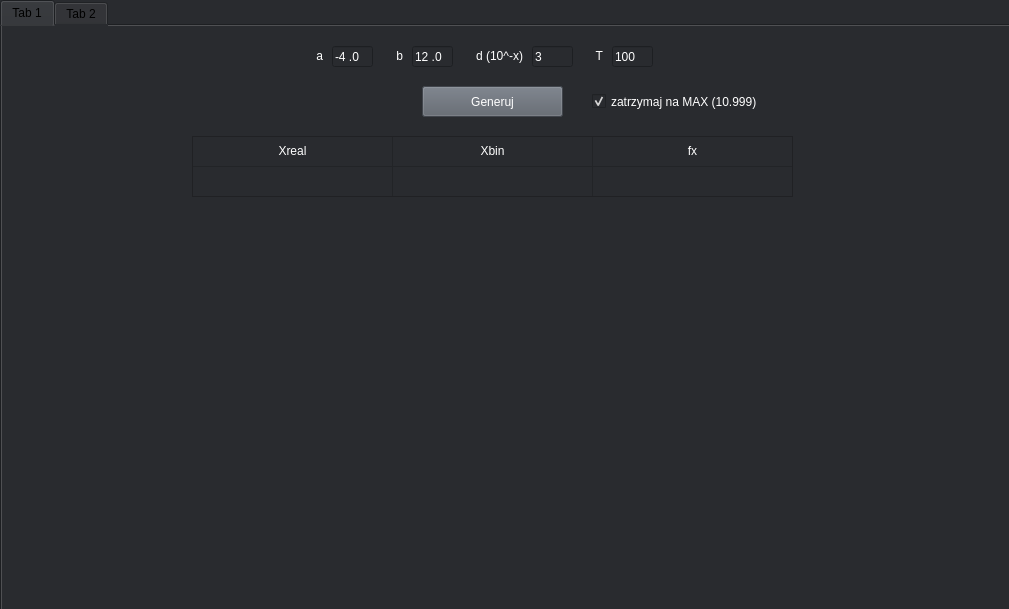
<?xml version="1.0" encoding="UTF-8"?>
<ui version="4.0">
 <class>MainWindow</class>
 <widget class="QMainWindow" name="MainWindow">
  <property name="windowModality">
   <enum>Qt::NonModal</enum>
  </property>
  <property name="geometry">
   <rect>
    <x>0</x>
    <y>0</y>
    <width>1009</width>
    <height>609</height>
   </rect>
  </property>
  <property name="maximumSize">
   <size>
    <width>1009</width>
    <height>609</height>
   </size>
  </property>
  <property name="windowTitle">
   <string>GeoAlgorithm</string>
  </property>
  <property name="windowOpacity">
   <double>0.950000000000000</double>
  </property>
  <property name="toolTip">
   <string/>
  </property>
  <property name="autoFillBackground">
   <bool>false</bool>
  </property>
  <property name="styleSheet">
   <string notr="true">background-color: rgb(41, 43, 47);</string>
  </property>
  <property name="iconSize">
   <size>
    <width>0</width>
    <height>0</height>
   </size>
  </property>
  <property name="tabShape">
   <enum>QTabWidget::Triangular</enum>
  </property>
  <widget class="QWidget" name="centralwidget">
   <widget class="QTabWidget" name="tabWidget">
    <property name="geometry">
     <rect>
      <x>0</x>
      <y>0</y>
      <width>1011</width>
      <height>611</height>
     </rect>
    </property>
    <property name="currentIndex">
     <number>0</number>
    </property>
    <widget class="QWidget" name="tab">
     <attribute name="title">
      <string>Tab 1</string>
     </attribute>
     <widget class="QPushButton" name="button_start">
      <property name="geometry">
       <rect>
        <x>420</x>
        <y>60</y>
        <width>141</width>
        <height>31</height>
       </rect>
      </property>
      <property name="sizePolicy">
       <sizepolicy hsizetype="Minimum" vsizetype="Fixed">
        <horstretch>0</horstretch>
        <verstretch>0</verstretch>
       </sizepolicy>
      </property>
      <property name="minimumSize">
       <size>
        <width>0</width>
        <height>30</height>
       </size>
      </property>
      <property name="baseSize">
       <size>
        <width>0</width>
        <height>0</height>
       </size>
      </property>
      <property name="cursor">
       <cursorShape>PointingHandCursor</cursorShape>
      </property>
      <property name="layoutDirection">
       <enum>Qt::RightToLeft</enum>
      </property>
      <property name="styleSheet">
       <string notr="true">background-color: rgb(91, 97, 106);
color: white;</string>
      </property>
      <property name="text">
       <string>Generuj</string>
      </property>
     </widget>
     <widget class="QLineEdit" name="input_a">
      <property name="geometry">
       <rect>
        <x>330</x>
        <y>20</y>
        <width>41</width>
        <height>21</height>
       </rect>
      </property>
      <property name="styleSheet">
       <string notr="true">color: rgb(255, 255, 255)</string>
      </property>
      <property name="inputMask">
       <string>#99.9</string>
      </property>
      <property name="text">
       <string>-4.0</string>
      </property>
     </widget>
     <widget class="QLineEdit" name="input_d">
      <property name="geometry">
       <rect>
        <x>530</x>
        <y>20</y>
        <width>41</width>
        <height>21</height>
       </rect>
      </property>
      <property name="styleSheet">
       <string notr="true">;color: rgb(255, 255, 255);</string>
      </property>
      <property name="inputMask">
       <string>9</string>
      </property>
      <property name="text">
       <string>3</string>
      </property>
     </widget>
     <widget class="QLabel" name="label">
      <property name="geometry">
       <rect>
        <x>300</x>
        <y>20</y>
        <width>21</width>
        <height>20</height>
       </rect>
      </property>
      <property name="styleSheet">
       <string notr="true">color: rgb(255, 255, 255);</string>
      </property>
      <property name="text">
       <string>a</string>
      </property>
      <property name="alignment">
       <set>Qt::AlignRight|Qt::AlignTrailing|Qt::AlignVCenter</set>
      </property>
     </widget>
     <widget class="QLabel" name="label_2">
      <property name="geometry">
       <rect>
        <x>380</x>
        <y>20</y>
        <width>21</width>
        <height>20</height>
       </rect>
      </property>
      <property name="styleSheet">
       <string notr="true">color: rgb(255, 255, 255);</string>
      </property>
      <property name="text">
       <string>b</string>
      </property>
      <property name="alignment">
       <set>Qt::AlignRight|Qt::AlignTrailing|Qt::AlignVCenter</set>
      </property>
     </widget>
     <widget class="QLineEdit" name="input_b">
      <property name="geometry">
       <rect>
        <x>410</x>
        <y>20</y>
        <width>41</width>
        <height>21</height>
       </rect>
      </property>
      <property name="styleSheet">
       <string notr="true">color: rgb(255, 255, 255);</string>
      </property>
      <property name="inputMask">
       <string>#99.9</string>
      </property>
      <property name="text">
       <string>12.0</string>
      </property>
     </widget>
     <widget class="QLabel" name="label_3">
      <property name="geometry">
       <rect>
        <x>470</x>
        <y>20</y>
        <width>51</width>
        <height>20</height>
       </rect>
      </property>
      <property name="styleSheet">
       <string notr="true">color: rgb(255, 255, 255);</string>
      </property>
      <property name="text">
       <string>d (10^-x)</string>
      </property>
      <property name="alignment">
       <set>Qt::AlignRight|Qt::AlignTrailing|Qt::AlignVCenter</set>
      </property>
     </widget>
     <widget class="QLineEdit" name="input_t">
      <property name="geometry">
       <rect>
        <x>610</x>
        <y>20</y>
        <width>41</width>
        <height>21</height>
       </rect>
      </property>
      <property name="styleSheet">
       <string notr="true">
color: rgb(255, 255, 255);</string>
      </property>
      <property name="inputMask">
       <string>99999</string>
      </property>
      <property name="text">
       <string>100</string>
      </property>
     </widget>
     <widget class="QLabel" name="label_5">
      <property name="geometry">
       <rect>
        <x>580</x>
        <y>20</y>
        <width>21</width>
        <height>20</height>
       </rect>
      </property>
      <property name="styleSheet">
       <string notr="true">color: rgb(255, 255, 255);</string>
      </property>
      <property name="text">
       <string>T</string>
      </property>
      <property name="alignment">
       <set>Qt::AlignRight|Qt::AlignTrailing|Qt::AlignVCenter</set>
      </property>
     </widget>
     <widget class="QTableWidget" name="best_table">
      <property name="enabled">
       <bool>true</bool>
      </property>
      <property name="geometry">
       <rect>
        <x>190</x>
        <y>110</y>
        <width>601</width>
        <height>61</height>
       </rect>
      </property>
      <property name="font">
       <font>
        <stylestrategy>PreferDefault</stylestrategy>
       </font>
      </property>
      <property name="cursor" stdset="0">
       <cursorShape>ArrowCursor</cursorShape>
      </property>
      <property name="layoutDirection">
       <enum>Qt::LeftToRight</enum>
      </property>
      <property name="autoFillBackground">
       <bool>false</bool>
      </property>
      <property name="styleSheet">
       <string notr="true">color: rgb(255, 255, 255);</string>
      </property>
      <property name="verticalScrollBarPolicy">
       <enum>Qt::ScrollBarAlwaysOff</enum>
      </property>
      <property name="horizontalScrollBarPolicy">
       <enum>Qt::ScrollBarAlwaysOff</enum>
      </property>
      <property name="sizeAdjustPolicy">
       <enum>QAbstractScrollArea::AdjustToContents</enum>
      </property>
      <property name="autoScroll">
       <bool>false</bool>
      </property>
      <property name="editTriggers">
       <set>QAbstractItemView::SelectedClicked</set>
      </property>
      <property name="tabKeyNavigation">
       <bool>false</bool>
      </property>
      <property name="showDropIndicator" stdset="0">
       <bool>false</bool>
      </property>
      <property name="dragDropOverwriteMode">
       <bool>false</bool>
      </property>
      <property name="selectionMode">
       <enum>QAbstractItemView::NoSelection</enum>
      </property>
      <property name="textElideMode">
       <enum>Qt::ElideMiddle</enum>
      </property>
      <property name="showGrid">
       <bool>true</bool>
      </property>
      <property name="wordWrap">
       <bool>false</bool>
      </property>
      <property name="cornerButtonEnabled">
       <bool>false</bool>
      </property>
      <property name="rowCount">
       <number>2</number>
      </property>
      <property name="columnCount">
       <number>3</number>
      </property>
      <attribute name="horizontalHeaderVisible">
       <bool>false</bool>
      </attribute>
      <attribute name="horizontalHeaderCascadingSectionResizes">
       <bool>true</bool>
      </attribute>
      <attribute name="horizontalHeaderDefaultSectionSize">
       <number>200</number>
      </attribute>
      <attribute name="horizontalHeaderHighlightSections">
       <bool>true</bool>
      </attribute>
      <attribute name="horizontalHeaderMinimumSectionSize">
       <number>200</number>
      </attribute>
      <attribute name="horizontalHeaderStretchLastSection">
       <bool>false</bool>
      </attribute>
      <attribute name="verticalHeaderVisible">
       <bool>false</bool>
      </attribute>
      <row>
       <property name="text">
        <string>name</string>
       </property>
      </row>
      <row>
       <property name="text">
        <string>value</string>
       </property>
      </row>
      <column>
       <property name="text">
        <string>real</string>
       </property>
       <property name="textAlignment">
        <set>AlignLeading|AlignVCenter</set>
       </property>
       <property name="background">
        <color>
         <red>0</red>
         <green>0</green>
         <blue>0</blue>
        </color>
       </property>
      </column>
      <column>
       <property name="text">
        <string>bin</string>
       </property>
      </column>
      <column>
       <property name="text">
        <string>fx</string>
       </property>
      </column>
      <item row="0" column="0">
       <property name="text">
        <string>Xreal</string>
       </property>
       <property name="textAlignment">
        <set>AlignCenter</set>
       </property>
      </item>
      <item row="0" column="1">
       <property name="text">
        <string>Xbin</string>
       </property>
       <property name="textAlignment">
        <set>AlignCenter</set>
       </property>
      </item>
      <item row="0" column="2">
       <property name="text">
        <string>fx</string>
       </property>
       <property name="textAlignment">
        <set>AlignCenter</set>
       </property>
       <property name="background">
        <brush brushstyle="NoBrush">
         <color alpha="255">
          <red>0</red>
          <green>0</green>
          <blue>0</blue>
         </color>
        </brush>
       </property>
      </item>
      <item row="1" column="0">
       <property name="text">
        <string/>
       </property>
       <property name="textAlignment">
        <set>AlignCenter</set>
       </property>
      </item>
      <item row="1" column="1">
       <property name="text">
        <string/>
       </property>
       <property name="textAlignment">
        <set>AlignCenter</set>
       </property>
      </item>
      <item row="1" column="2">
       <property name="text">
        <string/>
       </property>
       <property name="textAlignment">
        <set>AlignCenter</set>
       </property>
      </item>
     </widget>
     <widget class="QChartView" name="widget" native="true">
      <property name="geometry">
       <rect>
        <x>-10</x>
        <y>180</y>
        <width>1021</width>
        <height>401</height>
       </rect>
      </property>
      <property name="styleSheet">
       <string notr="true">background-color: rgb(41, 43, 47);</string>
      </property>
     </widget>
     <widget class="QCheckBox" name="checkBox">
      <property name="geometry">
       <rect>
        <x>590</x>
        <y>60</y>
        <width>181</width>
        <height>31</height>
       </rect>
      </property>
      <property name="styleSheet">
       <string notr="true">color: rgb(255, 255, 255);</string>
      </property>
      <property name="text">
       <string>zatrzymaj na MAX (10.999)</string>
      </property>
      <property name="checked">
       <bool>true</bool>
      </property>
     </widget>
    </widget>
    <widget class="QWidget" name="tab_2">
     <attribute name="title">
      <string>Tab 2</string>
     </attribute>
     <widget class="QLabel" name="label_12">
      <property name="geometry">
       <rect>
        <x>480</x>
        <y>40</y>
        <width>21</width>
        <height>20</height>
       </rect>
      </property>
      <property name="styleSheet">
       <string notr="true">color: rgb(255, 255, 255);</string>
      </property>
      <property name="text">
       <string>T</string>
      </property>
      <property name="alignment">
       <set>Qt::AlignRight|Qt::AlignTrailing|Qt::AlignVCenter</set>
      </property>
     </widget>
     <widget class="QLineEdit" name="input_generations_test">
      <property name="geometry">
       <rect>
        <x>510</x>
        <y>40</y>
        <width>41</width>
        <height>21</height>
       </rect>
      </property>
      <property name="styleSheet">
       <string notr="true">
color: rgb(255, 255, 255);</string>
      </property>
      <property name="inputMask">
       <string>99999</string>
      </property>
      <property name="text">
       <string>1000</string>
      </property>
     </widget>
     <widget class="QPushButton" name="button_test_generations">
      <property name="geometry">
       <rect>
        <x>450</x>
        <y>70</y>
        <width>141</width>
        <height>31</height>
       </rect>
      </property>
      <property name="sizePolicy">
       <sizepolicy hsizetype="Minimum" vsizetype="Fixed">
        <horstretch>0</horstretch>
        <verstretch>0</verstretch>
       </sizepolicy>
      </property>
      <property name="minimumSize">
       <size>
        <width>0</width>
        <height>30</height>
       </size>
      </property>
      <property name="baseSize">
       <size>
        <width>0</width>
        <height>0</height>
       </size>
      </property>
      <property name="cursor">
       <cursorShape>PointingHandCursor</cursorShape>
      </property>
      <property name="layoutDirection">
       <enum>Qt::RightToLeft</enum>
      </property>
      <property name="styleSheet">
       <string notr="true">background-color: rgb(91, 97, 106);
color: white;</string>
      </property>
      <property name="text">
       <string>Testuj pokolenia</string>
      </property>
     </widget>
     <widget class="QTableWidget" name="test_table">
      <property name="enabled">
       <bool>true</bool>
      </property>
      <property name="geometry">
       <rect>
        <x>10</x>
        <y>120</y>
        <width>401</width>
        <height>451</height>
       </rect>
      </property>
      <property name="font">
       <font>
        <stylestrategy>PreferDefault</stylestrategy>
       </font>
      </property>
      <property name="cursor" stdset="0">
       <cursorShape>ArrowCursor</cursorShape>
      </property>
      <property name="layoutDirection">
       <enum>Qt::LeftToRight</enum>
      </property>
      <property name="autoFillBackground">
       <bool>false</bool>
      </property>
      <property name="styleSheet">
       <string notr="true">color: rgb(255, 255, 255);
Header {Background-color: rgb(190,1,1);}</string>
      </property>
      <property name="verticalScrollBarPolicy">
       <enum>Qt::ScrollBarAlwaysOn</enum>
      </property>
      <property name="horizontalScrollBarPolicy">
       <enum>Qt::ScrollBarAlwaysOff</enum>
      </property>
      <property name="sizeAdjustPolicy">
       <enum>QAbstractScrollArea::AdjustToContents</enum>
      </property>
      <property name="autoScroll">
       <bool>false</bool>
      </property>
      <property name="editTriggers">
       <set>QAbstractItemView::SelectedClicked</set>
      </property>
      <property name="tabKeyNavigation">
       <bool>false</bool>
      </property>
      <property name="showDropIndicator" stdset="0">
       <bool>false</bool>
      </property>
      <property name="dragDropOverwriteMode">
       <bool>false</bool>
      </property>
      <property name="selectionMode">
       <enum>QAbstractItemView::NoSelection</enum>
      </property>
      <property name="textElideMode">
       <enum>Qt::ElideMiddle</enum>
      </property>
      <property name="showGrid">
       <bool>true</bool>
      </property>
      <property name="wordWrap">
       <bool>false</bool>
      </property>
      <property name="cornerButtonEnabled">
       <bool>false</bool>
      </property>
      <property name="rowCount">
       <number>1</number>
      </property>
      <property name="columnCount">
       <number>3</number>
      </property>
      <attribute name="horizontalHeaderVisible">
       <bool>false</bool>
      </attribute>
      <attribute name="horizontalHeaderCascadingSectionResizes">
       <bool>true</bool>
      </attribute>
      <attribute name="horizontalHeaderDefaultSectionSize">
       <number>133</number>
      </attribute>
      <attribute name="horizontalHeaderHighlightSections">
       <bool>true</bool>
      </attribute>
      <attribute name="horizontalHeaderMinimumSectionSize">
       <number>50</number>
      </attribute>
      <attribute name="horizontalHeaderShowSortIndicator" stdset="0">
       <bool>false</bool>
      </attribute>
      <attribute name="horizontalHeaderStretchLastSection">
       <bool>false</bool>
      </attribute>
      <attribute name="verticalHeaderVisible">
       <bool>false</bool>
      </attribute>
      <row>
       <property name="text">
        <string>New Row</string>
       </property>
      </row>
      <column>
       <property name="text">
        <string notr="true">tau</string>
       </property>
       <property name="textAlignment">
        <set>AlignCenter</set>
       </property>
       <property name="background">
        <color>
         <red>41</red>
         <green>43</green>
         <blue>47</blue>
        </color>
       </property>
       <property name="foreground">
        <brush brushstyle="NoBrush">
         <color alpha="255">
          <red>255</red>
          <green>255</green>
          <blue>255</blue>
         </color>
        </brush>
       </property>
      </column>
      <column>
       <property name="text">
        <string>T</string>
       </property>
       <property name="textAlignment">
        <set>AlignCenter</set>
       </property>
       <property name="background">
        <color>
         <red>41</red>
         <green>43</green>
         <blue>47</blue>
        </color>
       </property>
       <property name="foreground">
        <brush brushstyle="NoBrush">
         <color alpha="255">
          <red>255</red>
          <green>255</green>
          <blue>255</blue>
         </color>
        </brush>
       </property>
      </column>
      <column>
       <property name="text">
        <string>f(x)</string>
       </property>
       <property name="textAlignment">
        <set>AlignCenter</set>
       </property>
       <property name="background">
        <color>
         <red>41</red>
         <green>43</green>
         <blue>47</blue>
        </color>
       </property>
       <property name="foreground">
        <brush brushstyle="NoBrush">
         <color alpha="255">
          <red>255</red>
          <green>255</green>
          <blue>255</blue>
         </color>
        </brush>
       </property>
      </column>
      <item row="0" column="0">
       <property name="text">
        <string>iteracje</string>
       </property>
       <property name="textAlignment">
        <set>AlignCenter</set>
       </property>
      </item>
      <item row="0" column="1">
       <property name="text">
        <string>wystąpienia</string>
       </property>
       <property name="textAlignment">
        <set>AlignCenter</set>
       </property>
      </item>
      <item row="0" column="2">
       <property name="text">
        <string>%</string>
       </property>
       <property name="textAlignment">
        <set>AlignCenter</set>
       </property>
      </item>
     </widget>
     <widget class="QChartView" name="widget_test" native="true">
      <property name="geometry">
       <rect>
        <x>420</x>
        <y>120</y>
        <width>571</width>
        <height>451</height>
       </rect>
      </property>
      <property name="styleSheet">
       <string notr="true">background-color: rgb(41, 43, 47);</string>
      </property>
     </widget>
     <widget class="QLineEdit" name="input_a_test">
      <property name="geometry">
       <rect>
        <x>400</x>
        <y>10</y>
        <width>41</width>
        <height>21</height>
       </rect>
      </property>
      <property name="styleSheet">
       <string notr="true">color: rgb(255, 255, 255)</string>
      </property>
      <property name="inputMask">
       <string>#99.9</string>
      </property>
      <property name="text">
       <string>-4.0</string>
      </property>
     </widget>
     <widget class="QLabel" name="label_13">
      <property name="geometry">
       <rect>
        <x>450</x>
        <y>10</y>
        <width>21</width>
        <height>20</height>
       </rect>
      </property>
      <property name="styleSheet">
       <string notr="true">color: rgb(255, 255, 255);</string>
      </property>
      <property name="text">
       <string>b</string>
      </property>
      <property name="alignment">
       <set>Qt::AlignRight|Qt::AlignTrailing|Qt::AlignVCenter</set>
      </property>
     </widget>
     <widget class="QLabel" name="label_14">
      <property name="geometry">
       <rect>
        <x>540</x>
        <y>10</y>
        <width>51</width>
        <height>20</height>
       </rect>
      </property>
      <property name="styleSheet">
       <string notr="true">color: rgb(255, 255, 255);</string>
      </property>
      <property name="text">
       <string>d (10^-x)</string>
      </property>
      <property name="alignment">
       <set>Qt::AlignRight|Qt::AlignTrailing|Qt::AlignVCenter</set>
      </property>
     </widget>
     <widget class="QLabel" name="label_15">
      <property name="geometry">
       <rect>
        <x>370</x>
        <y>10</y>
        <width>21</width>
        <height>20</height>
       </rect>
      </property>
      <property name="styleSheet">
       <string notr="true">color: rgb(255, 255, 255);</string>
      </property>
      <property name="text">
       <string>a</string>
      </property>
      <property name="alignment">
       <set>Qt::AlignRight|Qt::AlignTrailing|Qt::AlignVCenter</set>
      </property>
     </widget>
     <widget class="QLineEdit" name="input_b_test">
      <property name="geometry">
       <rect>
        <x>480</x>
        <y>10</y>
        <width>41</width>
        <height>21</height>
       </rect>
      </property>
      <property name="styleSheet">
       <string notr="true">color: rgb(255, 255, 255);</string>
      </property>
      <property name="inputMask">
       <string>#99.9</string>
      </property>
      <property name="text">
       <string>12.0</string>
      </property>
     </widget>
     <widget class="QLineEdit" name="input_d_test">
      <property name="geometry">
       <rect>
        <x>600</x>
        <y>10</y>
        <width>41</width>
        <height>21</height>
       </rect>
      </property>
      <property name="styleSheet">
       <string notr="true">;color: rgb(255, 255, 255);</string>
      </property>
      <property name="inputMask">
       <string>9</string>
      </property>
      <property name="text">
       <string>3</string>
      </property>
     </widget>
    </widget>
   </widget>
  </widget>
 </widget>
 <customwidgets>
  <customwidget>
   <class>QChartView</class>
   <extends>QWidget</extends>
   <header>PyQt5.QtChart</header>
   <container>1</container>
  </customwidget>
 </customwidgets>
 <resources/>
 <connections/>
</ui>
